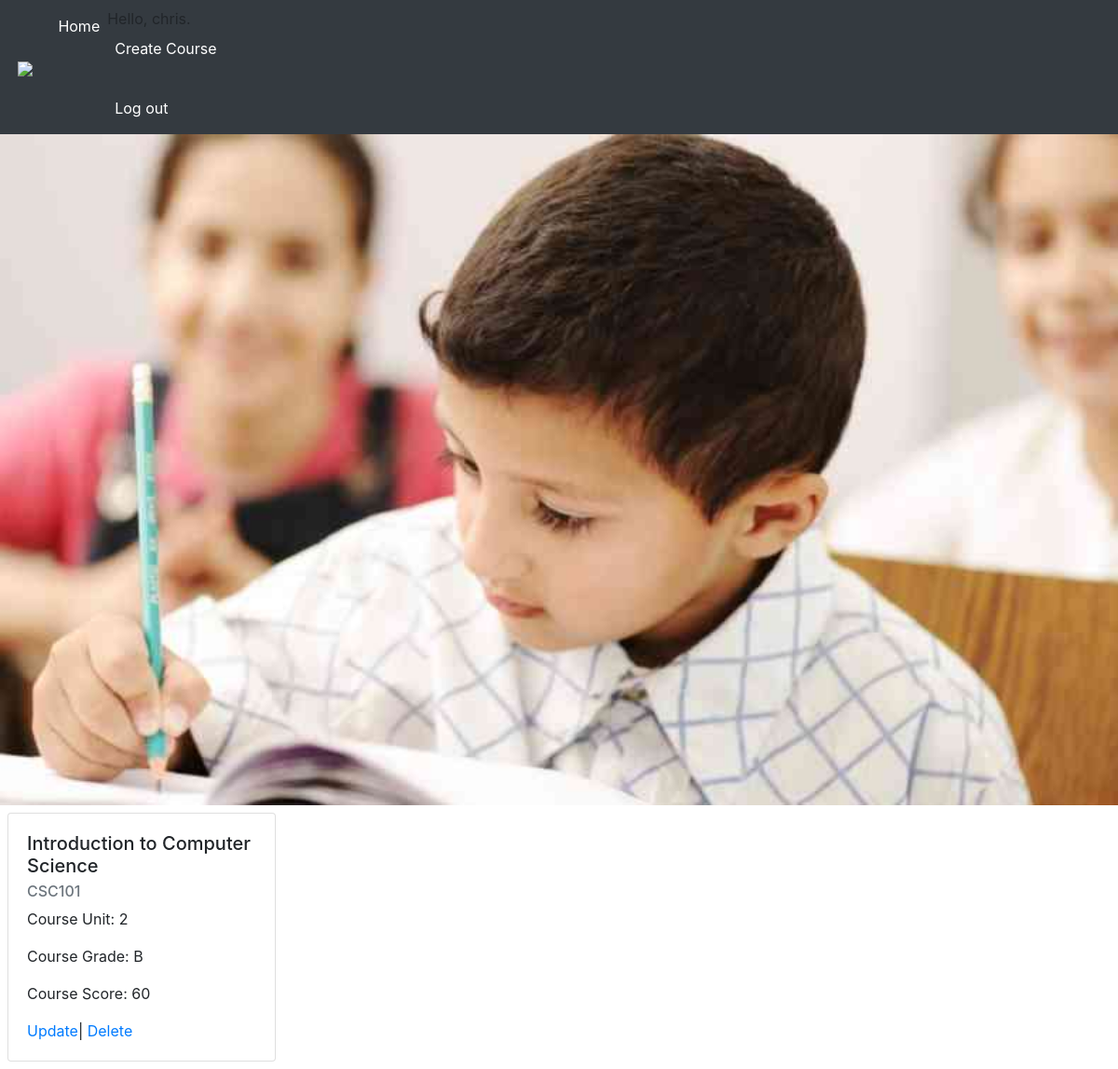
/level/courses/2 (signed in), run on the app's committed database.
### stud/models.py (models this page shows, shortened)
class Course(models.Model):
  SEMESTER_CHOICES = (
    ('1ST', 'First Semester'),
    ('2ND', 'Second Semester'),
    )
  LEVEL_CHOICES = (
    ('100', '100 Level'),
    ('200', '200 Level'),
    ('300', '300 Level'),
    ('400', '400 Level'),
    ('500', '500 Level'),
    ('600', '600 Level'),
    )
  GRADE_CHOICES = (
    (5, 'A'),
    (4, 'B'),
    (3, 'C'),
    (2, 'D'),
    (1, 'E'),
    (0, 'F'),
    )
  title = models.CharField(max_length = 200)
  semester = models.CharField(max_length = 4, choices = SEMESTER_CHOICES)
  level = models.CharField(max_length = 4, choices = LEVEL_CHOICES)
  grade = models.IntegerField(choices = GRADE_CHOICES)
  score = models.IntegerField()
  unit = models.IntegerField(null=True)
  course_code = models.CharField(max_length=7, null=True)
  user = models.ForeignKey(User, blank=True, null=True, on_delete=models.CASCADE)
  class Meta:
    ordering = ('level',)

### stud/views.py (the view)
# urls.py: path('level/courses/<int:pk>', CourseDetail.as_view(), name='course-detail'),
class CourseDetail(DetailView):
  model = Course
  context_object_name = 'course'
  def get_queryset(self):
    return Course.objects.filter()

### stud/templates/stud/course_detail.html
{% extends 'base.html'%}
{% block content %}
<div class="card" style="width: 18rem;">
  <div class="card-body">
    <h5 class="card-title">{{course.title}}</h5>
    <h6 class="card-subtitle mb-2 text-muted">{{course.course_code}}</h6>
    <p class="card-text">Course Unit: {{course.unit}}</p>
    <p class="card-text">Course Grade: {{course.get_grade_display}}</p>
    <p class="card-text">Course Score: {{course.score}}</p>
    <a href="{% url 'edit' course.id %}">Update</a>|
    <a href="{% url 'delete' course.id %}">Delete</a>
  </div>
</div>
{% endblock content %}

### studproject/templates/base.html (shortened to what this page needs)
{% load static %}
<!doctype html>
<html lang="en">
  <head>
    <link rel="stylesheet" href="https://stackpath.bootstrapcdn.com/bootstrap/4.5.0/css/bootstrap.min.css">
  </head>
  <body>
    <header>
      <div>
      <nav class="navbar navbar-expand-lg navbar-dark bg-dark">
        <a class="navbar-brand" href="{% url 'index' %}"> <img id="logo" src="{% static 'logo.png' %}"></a>
        <div class="collapse navbar-collapse" id="navbarNav">
          <ul class="navbar-nav">
            <li class="nav-item active">
              <a class="nav-link" href="{% url 'index' %}">Home <span class="sr-only">(current)</span></a>
            </li>
            <li class="nav-item active">
              {% if user.is_authenticated %}
                Hello, {{ user.username }}.
                <a class="nav-link" href="{% url 'create' %}">Create Course</a> <br>
                <a class="nav-link" href="{% url 'logout' %}?next=/">Log out</a>
              {% else %}
                Not logged in <a class="nav-link" href="{% url 'login' %}?next=/">Log in</a>
              {% endif %}
            </li>
          </ul>
        </div>
      </nav>
      <div id="carouselExampleSlidesOnly" class="carousel slide" data-ride="carousel">
        <div class="carousel-inner">
          <div class="carousel-item active">
              <img id="1" src="{% static 'img1.png' %}" class="d-block w-100" alt="...">
          </div>
        </div>
      </div>
    </header>
    <div class="content">
    {% block content %}{% endblock content %}
    </div>
  </body>
</html>

### studproject/templates/base.html (style rules this page uses)
#logo { width: 2rem; padding: 0.2rem; }
.content { padding: 0.5rem; }

### data on the page
Course: title "Introduction to Computer Science", course_code "CSC101", unit "2", grade "B", score "60"

### other printed values
{{ user.username }} "chris"
